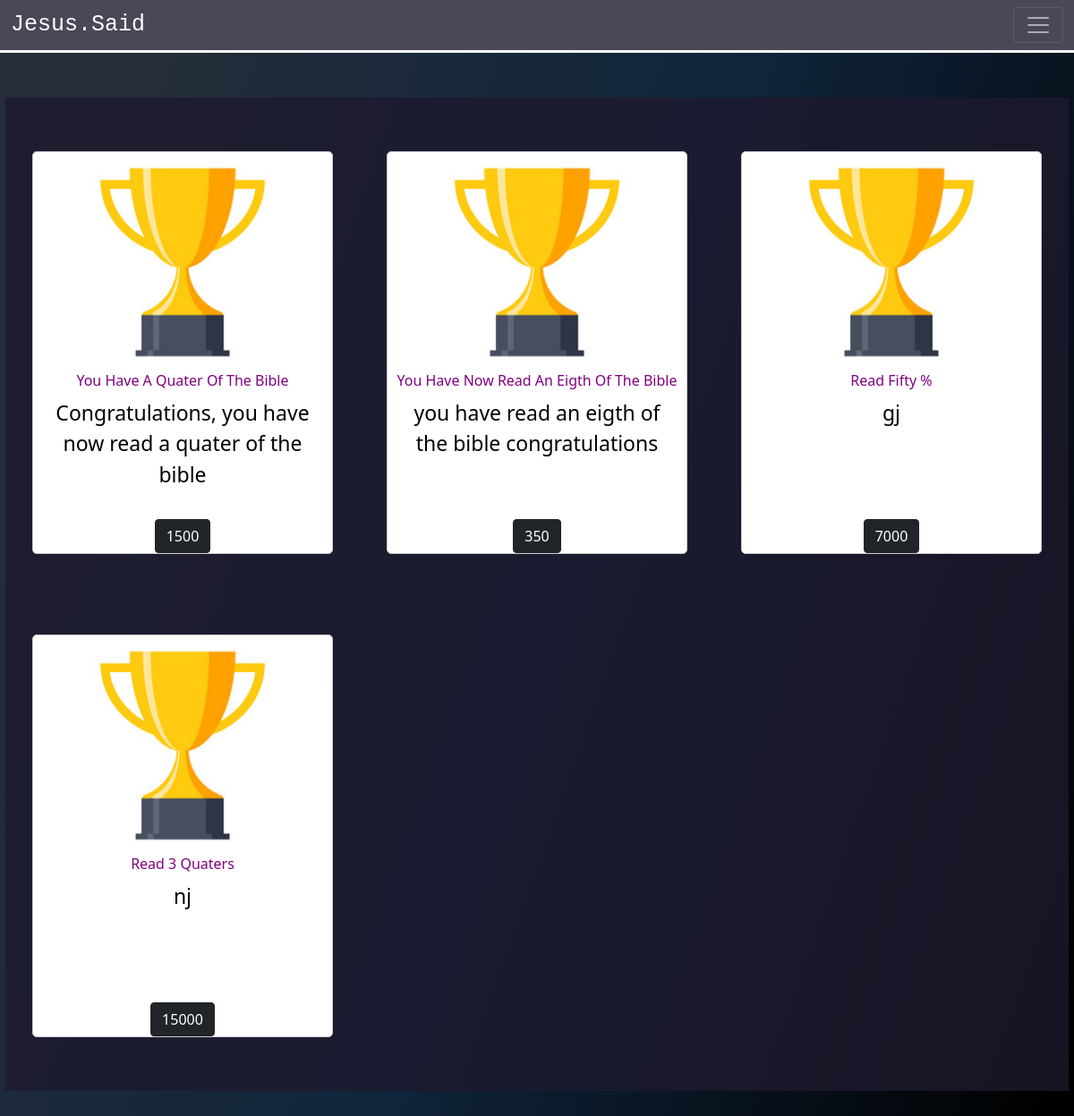
/BibleStudy/My-Achievements/ (signed in), run on the app's committed database.
### BibleStudy/models.py (models this page shows, shortened)
class MyAchievements(models.Model):
    user = models.ForeignKey(MyUser, on_delete=models.CASCADE)
    achievement = models.ForeignKey(Achievements, on_delete=models.CASCADE)
    class Meta:
        unique_together = ('user', 'achievement')

class Achievements(models.Model):
    identifier = models.PositiveIntegerField(default=12)
    name = models.TextField(max_length=300)
    description = models.TextField(max_length=1000)
    points = models.PositiveIntegerField()

### BibleStudy/views.py (the view)
# urls.py: path('My-Achievements/', UsersAchievements.as_view(), name='achievements'),
class UsersAchievements(TemplateView):
    template_name = 'BibleStudy/my_achievements.html'
    def get_context_data(self, **kwargs):
        context = super().get_context_data(**kwargs)
        user = self.request.user
        achievements = MyAchievements.objects.filter(user=user)
        if not achievements:
            messages.info(self.request, 'Begin to study the bible to unlock achievements!')
        context['achievements'] = achievements
        return context

### BibleStudy/templates/BibleStudy/my_achievements.html
{% extends 'Users/base.html' %}
{% load custom_filters %}
{% load static %}
{% block content %}
<br>
<br>
<br>
<br>
<br>
{% if achievements %}
<div class="content-container">
    <div class="charities-view">
        {% for achievement in achievements %}
          <a  class="no-style">
            <div class="charity-card" >
                    <img src="{% static 'Users/240_F_139317922_FAWtQJMMVOVvDeM2OVg0ofiwIvBUrrux.jpg' %}">
               <div class="charity-text" style="padding-left: 10px;padding-right: 10px;">
                <h6 style="color: purple;" >
                  {{ achievement.achievement.name|title }}
              </h6>
              <p>{{ achievement.achievement.description }}</p>
               </div>
               <div class="text-center" style="font-size: 30px;color: orange;">
                <div class="btn btn-dark">{{ achievement.achievement.points }}</div>
               </div>
            </div>
          </a>
        {% endfor %}
    </div>
    {% endif %}
</div>
{% endblock %}

### Users/static/Users/styles.css (style rules this page uses)
* { padding: 0; margin: 0; font-family: 'Segoe UI', Tahoma, Geneva, Verdana, sans-serif; }
p { font-size: 23px !important; }
.no-style { text-decoration:none; color:black; }
.content-container { width: 100%; min-height: 100vh; height: auto; position: absolute; top: 59px; background: linear-gradient(109.6deg, rgb(36, 45, 57) 11.2%, rgb(16, 37, 60) 51.2%, rgb(0, 0, 0) 98.6%); }
.charities-view { display: grid; grid-template-columns: repeat(3, .6fr); background-color:rgba(29, 25, 46, .8); padding-top: 30px; margin: 50px auto ; width: 90%; height: max-content; }
.charity-card { border-radius: 5px; width: 85%; height: 400px; margin: 30px auto 60px auto; background-color:rgb(255, 255, 255); height: 450px; border: 1px solid #ccc; overflow: hidden; }
.charity-card img { width: 100%; height: 55%; object-fit: contain; }
.charity-card .charity-text { height: 35%; text-align: center; }
@media (max-width: 1200px) { .charities-view { grid-template-columns: repeat(3, .8fr); width: 99%; } }

### data on the page
MyAchievements: achievement.name "You Have A Quater Of The Bible", achievement.description "Congratulations, you have now read a quater of the bible", achievement.points "1500"
MyAchievements: achievement.name "You Have Now Read An Eigth Of The Bible", achievement.description "you have read an eigth of the bible congratulations", achievement.points "350"
MyAchievements: achievement.name "Read Fifty %", achievement.description "gj", achievement.points "7000"
MyAchievements: achievement.name "Read 3 Quaters", achievement.description "nj", achievement.points "15000"
